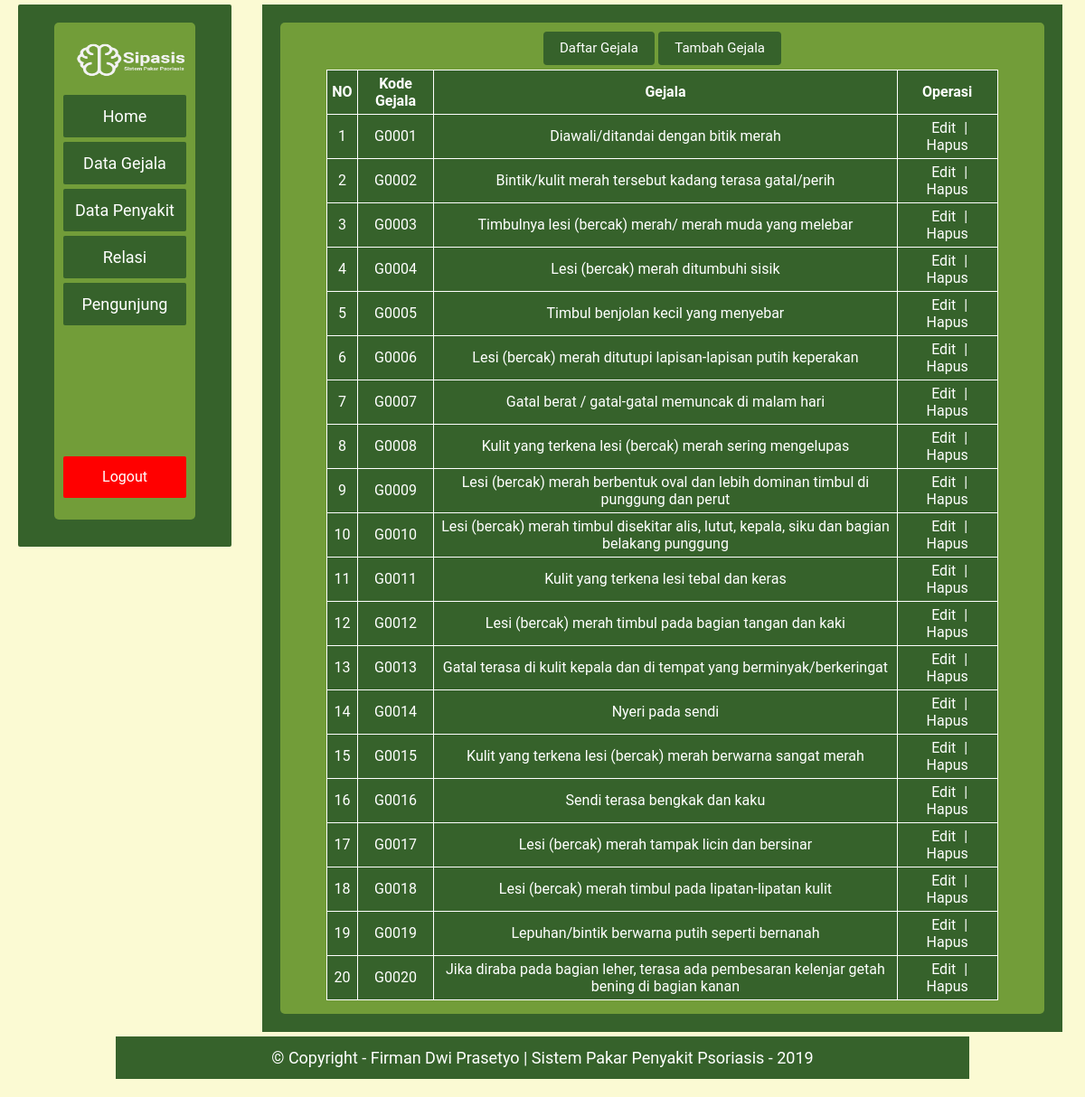
The page /admin/gejala.php (signed in) on the database its author committed.
### tables this page shows
CREATE TABLE `tabel_gejala` (
  `kode_gejala` varchar(5) NOT NULL,
  `nama_gejala` varchar(100) NOT NULL,
  `kode_induk_ya` varchar(5) NOT NULL,
  `kode_induk_tidak` varchar(5) NOT NULL
);

### admin/gejala.php (the view, shortened to what this page needs)
<?php include('headeradmin.php'); ?>
        <div id="hem">
            <div id="hemdalam">
            <button class="btn"><a href="?page=gejala&list" style=" text-decoration: none;color : #ffffff;">Daftar Gejala</a></button>
            <button class="btn"><a href="?page=gejala&add" style=" text-decoration: none;color : #ffffff;">Tambah Gejala</a></button>
                <?php
                if(isset($_GET["edit"])){
                 $sql_edit = mysql_query("select * from tabel_gejala where kode_gejala = '".$_GET["edit"]."'");
                $r_edit = mysql_fetch_array($sql_edit);
                $ya = $r_edit['kode_induk_ya'];
                $tidak = $r_edit['kode_induk_tidak'];
                ?>
                <form method="post">
                    <table class="table" style="width: 80%">
                        <tr>
                            <td>Kode Gejala</td>
                            <td><input type="text" name="edit" class="input" value="<?php echo $r_edit['kode_gejala']; ?>" size="6" disabled></td>
                        </tr>
                        <input type="hidden" value="<?php echo $r_edit['kode_gejala']; ?>" name="edit">
                        <tr>
                            <td>Gejala</td>
                            <td><textarea name="nama_gejala" class="form-control" required='true'><?php echo $r_edit['nama_gejala']; ?></textarea></td>
                        </tr>
                        <tr>
                        <td style="font-size: 20;" colspan="2">Gejala Ini Muncul Setelah</td>
                      </tr>
                       <tr>
                      <td class="subtitle">Jawaban YA pada</td>
                        <td><select name="kode_induk_ya" id="kode_induk_ya">
                                      <?php
                                       if ($ya=='') echo "<option value=''>- TIDAK ADA -</option>";
                                       else{
                                        echo "<option value='$ya'>[$ya] $nama_gejala_ya</option>";
                                       echo "<option value=''>- TIDAK ADA -</option>";
                                       }
                                    $qryp = mysql_query("SELECT * FROM tabel_gejala where kode_gejala!='$ya'");
                                    while($datap = mysql_fetch_array($qryp)){
                                        echo "<option value='$datap[kode_gejala]'>[$datap[kode_gejala]] $datap[nama_gejala]</option>";
                                    }
                                    ?>
                                    </select>
                            </td>
                      </tr>
                      <tr>
                        <td class="subtitle">Jawaban TIDAK pada</td>
                        <td><select name="kode_induk_tidak" id="kode_induk_tidak">
                                      <?php
                                       if ($tidak=='') echo "<option value=''>- TIDAK ADA -</option>";
                                       else{ echo "<option value='$tidak'>[$tidak] $nama_gejala_tidak</option>";
                                       echo "<option value=''>- TIDAK ADA -</option>";
                                       }
                                    $qryp = mysql_query("SELECT * FROM tabel_gejala where kode_gejala!='$tidak'");
                                    while($datap = mysql_fetch_array($qryp)){
                                        echo "<option value='$datap[kode_gejala]'>[$datap[kode_gejala]] $datap[nama_gejala]</option>";
                                    }
                                    ?>
                                    </select>
                            </td>
                      </tr>
                        <tr>
                            <td colspan="2"><input type="submit" value="Update" name="btn_add" class="btn btn-success">
                                <input type="button" value="Batal" class="btn btn-danger" onclick="self.history.back()">
                            </td>
                        </tr>
                    </table>
                </form>
                <?php
                    if(isset($_POST["btn_add"])){
                        mysql_query("update tabel_gejala set nama_gejala = '".$_POST["nama_gejala"]."', kode_induk_ya = '".$_POST["kode_induk_ya"]."', kode_induk_tidak = '".$_POST["kode_induk_tidak"]."' where kode_gejala = '".$_POST["edit"]."'");
                        echo "<script>location.href='?page=gejala'</script>";
                    }
                    } elseif(isset($_GET["hapus"])){
                    mysql_query("delete from tabel_gejala where kode_gejala = '".$_GET["hapus"]."'");
                    echo "<script>alert('Data berhasil dihapus')</script>";
                    echo "<script>location.href='?page=gejala'</script>";
                }
                else{ ?>
                 <table style="width: 90%;">
                    <tr>
                        <th>NO</th>
                        <th>Kode Gejala</th>
                        <th>Gejala</th>
                        <th width="15%">Operasi</th>
                    </tr>
                    <?php
                    $no=1;
                    $sql_sol = mysql_query("select * from tabel_gejala order by 1 asc");
                    while($r_sol = mysql_fetch_array($sql_sol)){
                    echo "<tr><td>".$no."</td><td>".$r_sol['kode_gejala']."</td><td class='gejala'>".$r_sol['nama_gejala']."</td>";
                    echo "<td class='tabel_admin'><a href='?page=gejala&edit=".$r_sol['kode_gejala']."'>Edit</a> | <a href='?page=gejala&hapus=".$r_sol['kode_gejala']."'>Hapus</a></td></tr>";
                    $no++;
                }
                ?>
                </table>
                <?php }
                 ?>
            </div>
        </div>
<?php include('footeradmin.php'); ?>

### admin/headeradmin.php (shortened to what this page needs)
<!DOCTYPE>
<html>
    <head>
        <link href="../css/bootstrap.min.css" rel="stylesheet">
        <link href="../css/adminstyle.css" rel="stylesheet">
    </head>
    <body style="background: #fbfad3">
        <div id="well">
            <div id="welldalam">
                <img src="../img/ikon2.png" width="150x" height="55px">
                <a href="wellamin.php">Home</a>
                <a href="gejala.php">Data Gejala</a>
                <a href="penyakit.php">Data Penyakit</a>
                <a href="relasi.php">Relasi</a>
                <a href="pengunjung.php">Pengunjung</a>
                <br><br><br><br><br>
                <a href="logout.php" style="background: red" class="btn">Logout</a>
            </div>
        </div>

### admin/footeradmin.php (shortened to what this page needs)
        <div id="footer">
            &copy; Copyright - Firman Dwi Prasetyo | Sistem Pakar Penyakit Psoriasis - 2019
        </div>
    </body>
</html>

### css/adminstyle.css (style rules this page uses)
* { padding:5px; margin:5px auto; }
body { background:#f4f4f4; font-family: Roboto, sans-serif; font-size:18px; color:black; }
#footer { font-size:18px; width: 80%; padding:10px; clear:both; background-color:#36622b; color: white; text-align: center; }
#well { background: #36622b; width: 20%; float: left; height: 600px; margin: -10px -5px 15px 10px; border-radius: 2px; }
#welldalam { margin: 15px 35px 0px 35px; padding: 10px; background: #729d39; text-align: center; height: 550px; border-radius: 5px; }
#welldalam a { display: block; padding: 10px; color: white; background: #36622b; font-style: 'sans-serif'; text-decoration: none; border-radius: 2px; }
#hem { margin-top: -10px; margin-right: 15px; height: auto; background: #36622b; width: 75%; float: right; text-align: center; padding: 5px; }
#hemdalam { margin: 15px; padding: 10px; background: #729d39; text-align: center; height: 550px auto; border-radius: 5px; }
#hemdalam button { background:#36622b; color: white; font-size: 15px; }
#hemdalam table, th, td { border: 1px solid white; background: #36622b; border-collapse: collapse; color: white; text-align: center; }
.tabel_admin { border: 1px solid white; }
.tabel_admin a { color: white; text-decoration: none; }

### rows shown on the page
tabel_gejala: kode_gejala "G0001", nama_gejala "Diawali/ditandai dengan bitik merah"
tabel_gejala: kode_gejala "G0002", nama_gejala "Bintik/kulit merah tersebut kadang terasa gatal/perih"
tabel_gejala: kode_gejala "G0003", nama_gejala "Timbulnya lesi (bercak) merah/ merah muda yang melebar"
tabel_gejala: kode_gejala "G0004", nama_gejala "Lesi (bercak) merah ditumbuhi sisik"
tabel_gejala: kode_gejala "G0005", nama_gejala "Timbul benjolan kecil yang menyebar"
tabel_gejala: kode_gejala "G0006", nama_gejala "Lesi (bercak) merah ditutupi lapisan-lapisan putih keperakan"
tabel_gejala: kode_gejala "G0007", nama_gejala "Gatal berat / gatal-gatal memuncak di malam hari"
tabel_gejala: kode_gejala "G0008", nama_gejala "Kulit yang terkena lesi (bercak) merah sering mengelupas"
tabel_gejala: kode_gejala "G0009", nama_gejala "Lesi (bercak) merah berbentuk oval dan lebih dominan timbul di punggung dan perut"
tabel_gejala: kode_gejala "G0010", nama_gejala "Lesi (bercak) merah timbul disekitar alis, lutut, kepala, siku dan bagian belakang punggung"
tabel_gejala: kode_gejala "G0011", nama_gejala "Kulit yang terkena lesi tebal dan keras"
tabel_gejala: kode_gejala "G0012", nama_gejala "Lesi (bercak) merah timbul pada bagian tangan dan kaki"
tabel_gejala: kode_gejala "G0013", nama_gejala "Gatal terasa di kulit kepala dan di tempat yang berminyak/berkeringat"
tabel_gejala: kode_gejala "G0014", nama_gejala "Nyeri pada sendi"
tabel_gejala: kode_gejala "G0015", nama_gejala "Kulit yang terkena lesi (bercak) merah berwarna sangat merah"
tabel_gejala: kode_gejala "G0016", nama_gejala "Sendi terasa bengkak dan kaku"
tabel_gejala: kode_gejala "G0017", nama_gejala "Lesi (bercak) merah tampak licin dan bersinar"
tabel_gejala: kode_gejala "G0018", nama_gejala "Lesi (bercak) merah timbul pada lipatan-lipatan kulit"
tabel_gejala: kode_gejala "G0019", nama_gejala "Lepuhan/bintik berwarna putih seperti bernanah"
tabel_gejala: kode_gejala "G0020", nama_gejala "Jika diraba pada bagian leher, terasa ada pembesaran kelenjar getah bening di bagian kanan"
